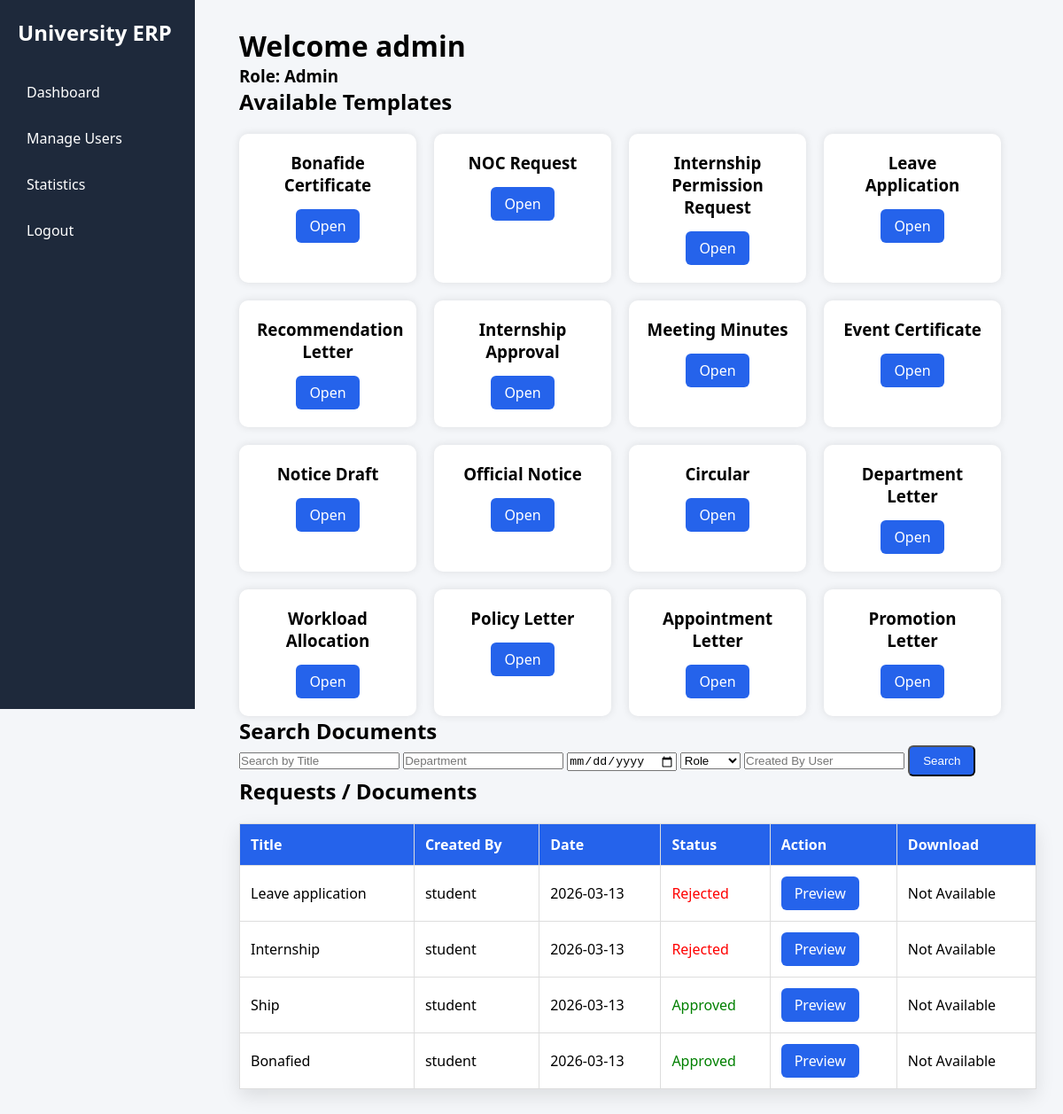
Page /dashboard (signed in) on the earlier database version.
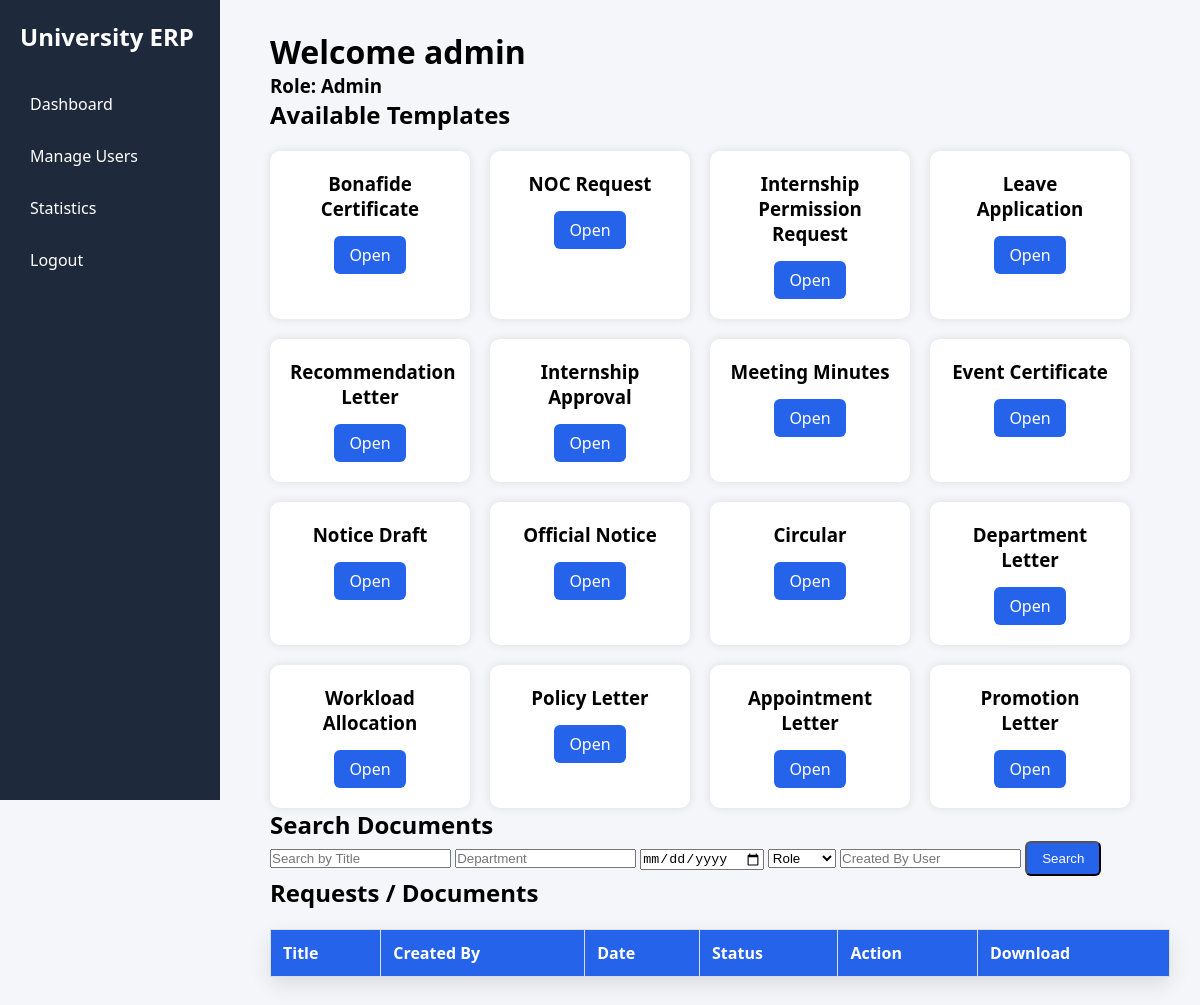
Same page on the later database version.
### database.py (models this page shows)
class User(UserMixin, db.Model):
    id = db.Column(db.Integer, primary_key=True)
    username = db.Column(db.String(100), unique=True)
    password = db.Column(db.String(200))
    role = db.Column(db.String(50))   # student, faculty, hod, dean, admin
    active = db.Column(db.Boolean, default=True)
    created_at = db.Column(db.DateTime, default=datetime.utcnow)

class Template(db.Model):
    id = db.Column(db.Integer, primary_key=True)
    name = db.Column(db.String(100))
    file_path = db.Column(db.String(200))
    allowed_roles = db.Column(db.String(200))
    approval_flow = db.Column(db.String(200))

class Document(db.Model):
    id = db.Column(db.Integer, primary_key=True)
    title = db.Column(db.String(200))
    template_name = db.Column(db.String(200))
    filename = db.Column(db.String(200))
    department = db.Column(db.String(200))
    content = db.Column(db.Text)
    authority = db.Column(db.String(200))
    date = db.Column(db.String(100))
    created_by = db.Column(db.String(100))
    created_at = db.Column(db.DateTime, default=datetime.utcnow)
    status = db.Column(db.String(50), default="pending")
    approved_by_faculty = db.Column(db.Boolean, default=False)
    approved_by_hod = db.Column(db.Boolean, default=False)
    approved_by_dean = db.Column(db.Boolean, default=False)

### app.py (the view)
@app.route("/dashboard")
@login_required
def dashboard():
    query = DocModel.query
    title = request.args.get("title")
    department = request.args.get("department")
    date = request.args.get("date")
    role = request.args.get("role")
    user = request.args.get("user")
    if title:
        query = query.filter(DocModel.title.contains(title))
    if department:
        query = query.filter(DocModel.department.contains(department))
    if date:
        query = query.filter(DocModel.created_at.contains(date))
    if role:
        query = query.join(User, DocModel.created_by == User.username)\
                 .filter(User.role == role)
    if user:
        query = query.filter(DocModel.created_by.contains(user))
    documents = query.all()
    templates = Template.query.all()
    return render_template(
        "dashboard.html",
        documents=documents,
        templates=templates
    )

### app.py (called while the page is built)
@login_manager.user_loader
def load_user(user_id):
    return User.query.get(int(user_id))

### templates/dashboard.html (shortened to what this page needs)
<!DOCTYPE html>
<html>
<head>
    <link rel="stylesheet" href="{{ url_for('static', filename='style.css') }}">
</head>
<body>
<div class="sidebar">
    <h2>University ERP</h2>
    <a href="/dashboard">Dashboard</a>
    {% if current_user.role == "admin" %}
        <a href="/manage_users">Manage Users</a>
    {% endif %}
    {% if current_user.role == "admin" %}
        <a href="/admin_dashboard">Statistics</a>
    {% endif %}
    <a href="/logout">Logout</a>
</div>
<div class="main-content">
    <h1>Welcome {{ current_user.username }}</h1>
    <h3>Role: {{ current_user.role|capitalize }}</h3>
    <h2>Available Templates</h2>
    <div class="card-container">
        {% for template in templates %}
            {% if current_user.role in template.allowed_roles.split(",") %}
                <div class="card">
                    <h3>{{ template.name }}</h3>
                    <a href="/create/{{ template.id }}" class="btn">
                        Open
                    </a>
                </div>
            {% endif %}
        {% endfor %}
    </div>
<h2>Search Documents</h2>
<form method="GET" action="/dashboard" class="search-form">
<input type="text" name="title" placeholder="Search by Title">
<input type="text" name="department" placeholder="Department">
<input type="date" name="date">
<select name="role">
<option value="">Role</option>
</select>
<input type="text" name="user" placeholder="Created By User">
<button class="btn">Search</button>
</form>
    <h2>Requests / Documents</h2>
    <table>
        <tr>
            <th>Title</th>
            <th>Created By</th>
            <th>Date</th>
            <th>Status</th>
            <th>Action</th>
            <th>Download</th
        </tr>
        {% for doc in documents %}
        <tr>
            <td>{{ doc.title }}</td>
            <td>{{ doc.created_by }}</td>
            <td>{{ doc.created_at.strftime('%Y-%m-%d') if doc.created_at }}</td>
            <td>
                {% if doc.status == "pending_faculty" %}
                    <span style="color:orange;">Pending Faculty</span>
                {% elif doc.status == "pending_hod" %}
                    <span style="color:blue;">Pending HOD</span>
                {% elif doc.status == "pending_dean" %}
                    <span style="color:purple;">Pending Dean</span>
                {% elif doc.status == "approved" %}
                    <span style="color:green;">Approved</span>
                {% elif doc.status == "rejected" %}
                    <span style="color:red;">Rejected</span>
                {% else %}
                    {{ doc.status }}
                {% endif %}
            </td>
            <td>
                <a href="/preview/{{ doc.id }}" class="btn">Preview</a>
            </td>
            <td>
                {% if doc.status == "approved" and doc.filename %}
                    <a href="/generated_docs/{{ doc.filename }}" class="btn">
                    Download
                </a>
                {% else %}
                    Not Available
                {% endif %}
            </td>
        </tr>
        {% endfor %}
    </table>
</div>
</body>
</html>

### static/style.css (style rules this page uses)
* { margin: 0; padding: 0; box-sizing: border-box; }
body { font-family: "Segoe UI", Arial, sans-serif; background-color: #f4f6f9; }
.sidebar { width: 220px; height: 100vh; background: #1e293b; position: fixed; padding: 20px; color: white; }
.sidebar h2 { margin-bottom: 30px; }
.sidebar a { display: block; color: white; padding: 10px; margin: 10px 0; text-decoration: none; border-radius: 6px; }
.main-content { margin-left: 240px; padding: 30px; }
.card-container { display: flex; gap: 20px; flex-wrap: wrap; }
.card { background: white; padding: 20px; width: 220px; border-radius: 10px; box-shadow: 0px 8px 20px rgba(0,0,0,0.1); }
.card h3 { margin-bottom: 15px; }
.btn { padding: 8px 15px; background: #2563eb; color: white; text-decoration: none; border-radius: 6px; display: inline-block; }
table { width: 100%; border-collapse: collapse; background: white; margin-top: 20px; box-shadow: 0px 8px 20px rgba(0,0,0,0.1); }
th, td { padding: 12px; border: 1px solid #ddd; text-align: left; }
th { background: #2563eb; color: white; }
.card-container { display:flex; gap:20px; margin-top:20px; }
.card { background:white; padding:20px; border-radius:10px; box-shadow:0 0 10px rgba(0,0,0,0.1); width:200px; text-align:center; }

Differences in the rows shown:
removed Document: title "Leave application", created_by "student", created_at "2026-03-13", status "Rejected"
removed Document: title "Internship", created_by "student", created_at "2026-03-13", status "Rejected"
removed Document: title "Ship", created_by "student", created_at "2026-03-13", status "Approved"
removed Document: title "Bonafied", created_by "student", created_at "2026-03-13", status "Approved"
